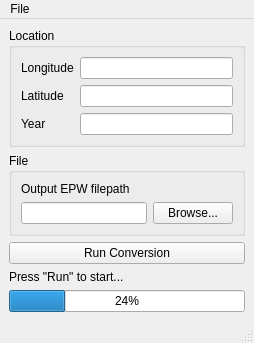
<?xml version="1.0" encoding="UTF-8"?>
<ui version="4.0">
 <class>MainWindow</class>
 <widget class="QMainWindow" name="MainWindow">
  <property name="geometry">
   <rect>
    <x>0</x>
    <y>0</y>
    <width>254</width>
    <height>324</height>
   </rect>
  </property>
  <property name="sizePolicy">
   <sizepolicy hsizetype="Fixed" vsizetype="Fixed">
    <horstretch>0</horstretch>
    <verstretch>0</verstretch>
   </sizepolicy>
  </property>
  <property name="windowTitle">
   <string>MainWindow</string>
  </property>
  <widget class="QWidget" name="centralwidget">
   <layout class="QVBoxLayout" name="verticalLayout">
    <item>
     <widget class="QGroupBox" name="locationBox">
      <property name="sizePolicy">
       <sizepolicy hsizetype="Preferred" vsizetype="Fixed">
        <horstretch>0</horstretch>
        <verstretch>0</verstretch>
       </sizepolicy>
      </property>
      <property name="title">
       <string>Location</string>
      </property>
      <layout class="QVBoxLayout" name="verticalLayout_2">
       <item>
        <layout class="QFormLayout" name="formLayout">
         <property name="sizeConstraint">
          <enum>QLayout::SetMaximumSize</enum>
         </property>
         <item row="0" column="0">
          <widget class="QLabel" name="lonLabel">
           <property name="text">
            <string>Longitude</string>
           </property>
          </widget>
         </item>
         <item row="0" column="1">
          <widget class="QLineEdit" name="lonField"/>
         </item>
         <item row="1" column="0">
          <widget class="QLabel" name="latLabel">
           <property name="text">
            <string>Latitude</string>
           </property>
          </widget>
         </item>
         <item row="1" column="1">
          <widget class="QLineEdit" name="latField"/>
         </item>
         <item row="2" column="0">
          <widget class="QLabel" name="yearLabel">
           <property name="text">
            <string>Year</string>
           </property>
          </widget>
         </item>
         <item row="2" column="1">
          <widget class="QLineEdit" name="yearField"/>
         </item>
        </layout>
       </item>
      </layout>
     </widget>
    </item>
    <item>
     <widget class="QGroupBox" name="fileBox">
      <property name="title">
       <string>File</string>
      </property>
      <layout class="QVBoxLayout" name="verticalLayout_3">
       <item>
        <widget class="QLabel" name="outputLabel">
         <property name="sizePolicy">
          <sizepolicy hsizetype="Preferred" vsizetype="Fixed">
           <horstretch>0</horstretch>
           <verstretch>0</verstretch>
          </sizepolicy>
         </property>
         <property name="text">
          <string>Output EPW filepath</string>
         </property>
        </widget>
       </item>
       <item>
        <layout class="QGridLayout" name="gridLayout">
         <item row="0" column="0">
          <widget class="QLineEdit" name="outputField"/>
         </item>
         <item row="0" column="1">
          <widget class="QPushButton" name="browseButton">
           <property name="text">
            <string>Browse...</string>
           </property>
          </widget>
         </item>
        </layout>
       </item>
      </layout>
     </widget>
    </item>
    <item>
     <widget class="QPushButton" name="startConversionButton">
      <property name="text">
       <string>Run Conversion</string>
      </property>
     </widget>
    </item>
    <item>
     <widget class="QLabel" name="statusLabel">
      <property name="sizePolicy">
       <sizepolicy hsizetype="Fixed" vsizetype="Fixed">
        <horstretch>0</horstretch>
        <verstretch>0</verstretch>
       </sizepolicy>
      </property>
      <property name="text">
       <string>Press &quot;Run&quot; to start...</string>
      </property>
     </widget>
    </item>
    <item>
     <widget class="QProgressBar" name="progressBar">
      <property name="value">
       <number>24</number>
      </property>
     </widget>
    </item>
   </layout>
  </widget>
  <widget class="QMenuBar" name="menubar">
   <property name="geometry">
    <rect>
     <x>0</x>
     <y>0</y>
     <width>254</width>
     <height>21</height>
    </rect>
   </property>
   <widget class="QMenu" name="menuFile">
    <property name="title">
     <string>File</string>
    </property>
    <addaction name="actionSettings"/>
    <addaction name="separator"/>
    <addaction name="actionQuit"/>
   </widget>
   <addaction name="menuFile"/>
  </widget>
  <widget class="QStatusBar" name="statusbar"/>
  <action name="actionSettings">
   <property name="text">
    <string>Settings</string>
   </property>
   <property name="shortcut">
    <string>Ctrl+S</string>
   </property>
  </action>
  <action name="actionQuit">
   <property name="text">
    <string>Quit</string>
   </property>
   <property name="shortcut">
    <string>Ctrl+Q</string>
   </property>
  </action>
 </widget>
 <resources/>
 <connections>
  <connection>
   <sender>browseButton</sender>
   <signal>clicked()</signal>
   <receiver>MainWindow</receiver>
   <slot>browse_file_clicked()</slot>
   <hints>
    <hint type="sourcelabel">
     <x>493</x>
     <y>274</y>
    </hint>
    <hint type="destinationlabel">
     <x>275</x>
     <y>239</y>
    </hint>
   </hints>
  </connection>
  <connection>
   <sender>actionSettings</sender>
   <signal>triggered()</signal>
   <receiver>MainWindow</receiver>
   <slot>settings_tab_clicked()</slot>
   <hints>
    <hint type="sourcelabel">
     <x>-1</x>
     <y>-1</y>
    </hint>
    <hint type="destinationlabel">
     <x>126</x>
     <y>161</y>
    </hint>
   </hints>
  </connection>
  <connection>
   <sender>actionQuit</sender>
   <signal>triggered()</signal>
   <receiver>MainWindow</receiver>
   <slot>close()</slot>
   <hints>
    <hint type="sourcelabel">
     <x>-1</x>
     <y>-1</y>
    </hint>
    <hint type="destinationlabel">
     <x>126</x>
     <y>161</y>
    </hint>
   </hints>
  </connection>
  <connection>
   <sender>startConversionButton</sender>
   <signal>clicked()</signal>
   <receiver>MainWindow</receiver>
   <slot>startConversionButton_clicked()</slot>
   <hints>
    <hint type="sourcelabel">
     <x>126</x>
     <y>237</y>
    </hint>
    <hint type="destinationlabel">
     <x>126</x>
     <y>161</y>
    </hint>
   </hints>
  </connection>
  <connection>
   <sender>latField</sender>
   <signal>editingFinished()</signal>
   <receiver>MainWindow</receiver>
   <slot>inputField_edited()</slot>
   <hints>
    <hint type="sourcelabel">
     <x>153</x>
     <y>89</y>
    </hint>
    <hint type="destinationlabel">
     <x>126</x>
     <y>161</y>
    </hint>
   </hints>
  </connection>
  <connection>
   <sender>lonField</sender>
   <signal>editingFinished()</signal>
   <receiver>MainWindow</receiver>
   <slot>inputField_edited()</slot>
   <hints>
    <hint type="sourcelabel">
     <x>153</x>
     <y>63</y>
    </hint>
    <hint type="destinationlabel">
     <x>126</x>
     <y>161</y>
    </hint>
   </hints>
  </connection>
  <connection>
   <sender>yearField</sender>
   <signal>editingFinished()</signal>
   <receiver>MainWindow</receiver>
   <slot>inputField_edited()</slot>
   <hints>
    <hint type="sourcelabel">
     <x>153</x>
     <y>115</y>
    </hint>
    <hint type="destinationlabel">
     <x>126</x>
     <y>161</y>
    </hint>
   </hints>
  </connection>
 </connections>
 <slots>
  <slot>browse_file_clicked()</slot>
  <slot>settings_tab_clicked()</slot>
  <slot>startConversionButton_clicked()</slot>
  <slot>program_close()</slot>
  <slot>inputField_edited()</slot>
 </slots>
</ui>
